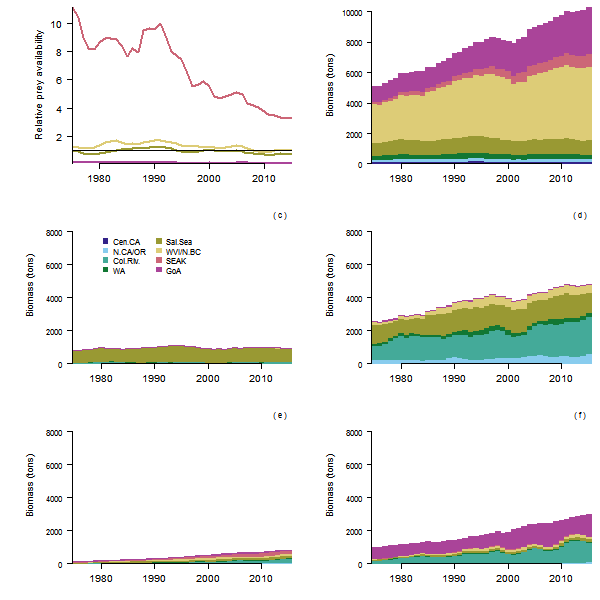

Recreate this plot in R.
#Temporal and spatial distribution Chinook salmon stocks.
png("results_plot_KillerWhales_WardHanson.png", width = 600, height = 600, pointsize = 12)

myMonths = 6
RatioC_jy = array(0,dim=c(nAreas,nYear-5))

par(mfrow=c(3,2), mai=c(0.5,1,0.1,0.12))

myCol = rep(c("#332288", "#88CCEE", "#44AA99", "#117733", "#999933", "#DDCC77", "#CC6677","#AA4499"))


for(ji in 1:8){
  myS = apply(S1_hjromyta[,ji,,,,6:nYear,myMonths,3:6], c(5), sum)
  myN = apply(NC_phjromyta[,,ji,,,,6:nYear,myMonths,3:6], c(6), sum)
  RatioC_jy[ji,] = (myS/myN)
}

RatioC_jy = RatioC_jy/(RatioC_jy[5,1])
matplot(1975:2015,
        t(RatioC_jy[c(5:8),]), 
        col = myCol[5:8], 
        ylab="Relative prey availability",
        type="l", 
        lwd=2, 
        las=1,
        xlab="",
        lty=1,
        xlim=c(1974.9,2015),
        yaxs="i",
        xaxs="i",
        cex.lab=1.3,
        axes=FALSE)
axis(1, cex.axis=1.3)
axis(2,cex.axis=1.3, las=1)
abline(v=1975)
abline(h=1)
text(2011,23,"(a)")

yl = max(apply(BC_phjromyta[1,,,,,,,,2:nAges], c(6), sum)[6:46]/1000)

barplot(apply(BC_phjromyta[1,,,,,,,,2:nAges], c(2,6), sum)[1:8,6:46]/1000, 
        ylim=c(0,yl),
        space=0,
        las=1,
        yaxs="i",
        xaxs="i",
        ylab="",
        names.arg = rep("",length(1975:2015)),
        border=myCol,
        col=myCol)
axis(1, at=seq(1980,2010,10)-1975+0.5, labels=seq(1980,2010,10), cex.axis=1.3)
text(39,19800,"(b)")
mtext("Biomass (tons)",2, line=4, cex=0.75)

for(ji in 5:8)
{
  barplot(apply(BC_phjromyta[1,,ji,,,,,,2:nAges], c(1,5), sum)[1:8,6:46]/1000, 
          space=0,
          yaxs="i",
          las=1,
          xaxs="i",
          ylim=c(0,9500),
          names.arg = rep("",length(1975:2015)),
          border=myCol,
          col=myCol,
  )
  mtext("Biomass (tons)",2, line=4, cex=0.75)
  axis(1, at=seq(1980,2010,10)-1975+0.5, labels=seq(1980,2010,10), cex.axis=1.3)
  text(39,9000,paste("(",letters[ji-2],")"))
  if(ji==5){
    legend(5,8000, 
           legend=areaNames[1:4],
           bty="n",
           pch=15,
           pt.cex=1.5,
           col=myCol[1:4])
    legend(15,8000, 
           legend=areaNames[5:8],
           bty="n",
           pch=15,
           pt.cex=1.5,
           col=myCol[5:8])
    
  }
}

dev.off()